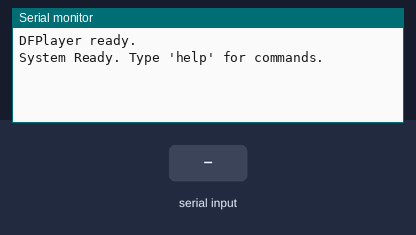
Simulated run of this sketch. Board: Arduino Uno, built with avr-gcc and run on an emulated ATmega328P. On the bench: the last lines printed to the serial monitor. The test bench sets the inputs (shaded band). The audio player accepts every command and is not drawn.

Above: at 1.7 s.
1.8 s: "p \n" received over Serial
At 3.0 s:
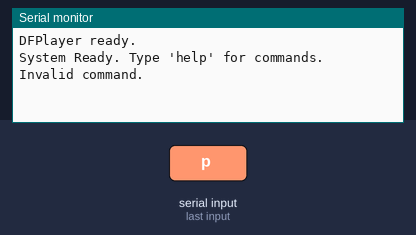
3.3 s: "n\n" received over Serial
At 4.2 s:
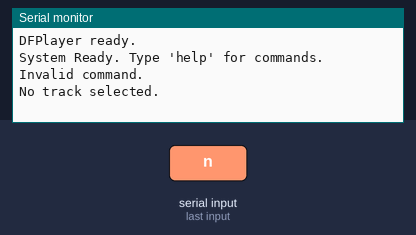
4.8 s: "pause\n" received over Serial
At 5.5 s:
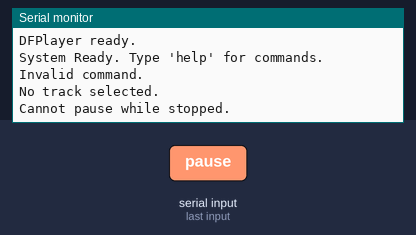
6.3 s: "s\n" received over Serial
At 7.5 s:
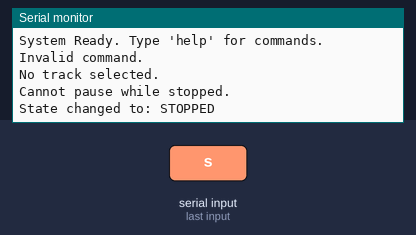
7.8 s: "list\n" received over Serial
At 9.0 s:
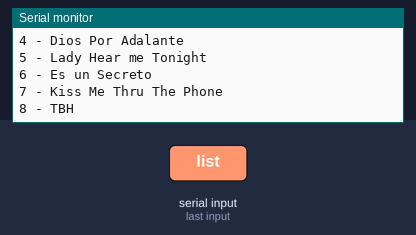
9.3 s: "p 90\n" received over Serial
At 10.0 s:
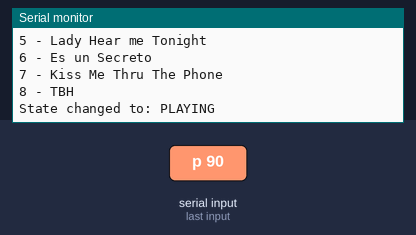

Measured:
- after the input at 1.8 s, the serial monitor: prints a new line at once (image 1)
- after the input at 3.3 s, the serial monitor: prints a new line at once (image 2)
- after the input at 4.8 s, the serial monitor: prints a new line at once (image 3)
- after the input at 6.3 s, the serial monitor: prints a new line at once (image 4)
- after the input at 7.8 s, the serial monitor: prints a new line at once (image 5)
- after the input at 9.3 s, the serial monitor: prints a new line at once (image 6)

The sketch:

MusicPlayer.ino.ino
```cpp
//Brian & Keiry

#include "AudioTrack.h"
#include "Playlist.h"
#include "AudioPlayer.h"

SoftwareSerial dfSerial(2, 3); // RX, TX
AudioPlayer player(&dfSerial);
Playlist playlist;

void setup() {
    Serial.begin(9600);

    player.begin();

    playlist.addTrack(AudioTrack(1, "Mr Saxobeat"));
    playlist.addTrack(AudioTrack(2, "Moscow"));
    playlist.addTrack(AudioTrack(3, "Solo Me Dejaste"));
    playlist.addTrack(AudioTrack(4, "Dios Por Adalante"));
    playlist.addTrack(AudioTrack(5, "Lady Hear me Tonight"));
    playlist.addTrack(AudioTrack(6, "Es un Secreto"));
    playlist.addTrack(AudioTrack(7, "Kiss Me Thru The Phone"));
    playlist.addTrack(AudioTrack(8, "TBH"));

    Serial.println("System Ready. Type 'help' for commands.");
}

void loop() {
    if (Serial.available()) {
        String command = Serial.readStringUntil('\n');
        command.trim();

        if (command.startsWith("p ")) {
            int num = command.substring(2).toInt();
            player.playTrack(num);
        }
        else if (command == "n") {
            player.nextTrack();
        }
        else if (command == "b") {
            player.previousTrack();
        }
        else if (command == "pause") {
            player.pause();
        }
        else if (command == "s") {
            player.stop();
        }
        else if (command.startsWith("v ")) {
            int vol = command.substring(2).toInt();
            player.setVolume(vol);
        }
        else if (command == "list") {
            playlist.listTracks();
        }
        else if (command.startsWith("find ")) {
            String keyword = command.substring(5);
            int result = playlist.findTrackByKeyword(keyword);
            if (result != -1) {
                Serial.print("Found track number: ");
                Serial.println(result);
            } else {
                Serial.println("Track not found.");
            }
        }
        else if (command == "sort") {
            playlist.selectionSortByTitle();
            Serial.println("Playlist sorted.");
        }
        else if (command == "help") {
            Serial.println("Commands:");
            Serial.println("p <num> - Play track");
            Serial.println("n - Next");
            Serial.println("b - Previous");
            Serial.println("pause - Pause/resume");
            Serial.println("s - Stop");
            Serial.println("v <num> - Set volume (0-30)");
            Serial.println("list - Show playlist");
            Serial.println("find <word> - Search");
            Serial.println("sort - Sort playlist");
        }
        else {
            Serial.println("Invalid command.");
        }
    }
}
```

AudioPlayer.cpp
```cpp
#include "AudioPlayer.h"

AudioPlayer::AudioPlayer(SoftwareSerial* serial) {
    dfSerial = serial;
    currentState = PlayerState::STOPPED;
    currentTrack = -1;
    volumeLevel = 15;
}

void AudioPlayer::begin() {
    dfSerial->begin(9600);

    if (!dfPlayer.begin(*dfSerial)) {
        Serial.println("DFPlayer error!");
        currentState = PlayerState::ERROR;
        printState();
        return;
    }

    dfPlayer.volume(volumeLevel);
    Serial.println("DFPlayer ready.");
}

void AudioPlayer::printState() {
    Serial.print("State changed to: ");

    switch (currentState) {
        case PlayerState::STOPPED: Serial.println("STOPPED"); break;
        case PlayerState::PLAYING: Serial.println("PLAYING"); break;
        case PlayerState::PAUSED:  Serial.println("PAUSED");  break;
        case PlayerState::ERROR:   Serial.println("ERROR");   break;
    }
}

void AudioPlayer::playTrack(int trackNumber) {
    if (trackNumber <= 0) {
        Serial.println("Invalid track number.");
        currentState = PlayerState::ERROR;
        printState();
        return;
    }

    dfPlayer.play(trackNumber);
    currentTrack = trackNumber;
    currentState = PlayerState::PLAYING;
    printState();
}

void AudioPlayer::pause() {
    if (currentState == PlayerState::STOPPED) {
        Serial.println("Cannot pause while stopped.");
        return;
    }

    if (currentState == PlayerState::PLAYING) {
        dfPlayer.pause();
        currentState = PlayerState::PAUSED;
    } else if (currentState == PlayerState::PAUSED) {
        dfPlayer.start();
        currentState = PlayerState::PLAYING;
    }

    printState();
}

void AudioPlayer::stop() {
    dfPlayer.stop();
    currentState = PlayerState::STOPPED;
    printState();
}

void AudioPlayer::nextTrack() {
    if (currentTrack == -1) {
        Serial.println("No track selected.");
        return;
    }

    dfPlayer.next();
    currentState = PlayerState::PLAYING;
    printState();
}

void AudioPlayer::previousTrack() {
    if (currentTrack == -1) {
        Serial.println("No track selected.");
        return;
    }

    dfPlayer.previous();
    currentState = PlayerState::PLAYING;
    printState();
}

void AudioPlayer::setVolume(int level) {
    if (level < 0) level = 0;
    if (level > 30) level = 30;

    volumeLevel = level;
    dfPlayer.volume(volumeLevel);

    Serial.print("Volume set to: ");
    Serial.println(volumeLevel);
}

PlayerState AudioPlayer::getState() const {
    return currentState;
}
```

AudioPlayer.h
```cpp
#ifndef AUDIOPLAYER_H
#define AUDIOPLAYER_H

#include <Arduino.h>
#include <SoftwareSerial.h>
#include <DFRobotDFPlayerMini.h>

enum class PlayerState { STOPPED, PLAYING, PAUSED, ERROR };

class AudioPlayer {
private:
    SoftwareSerial* dfSerial;
    DFRobotDFPlayerMini dfPlayer;

    PlayerState currentState;
    int currentTrack;
    int volumeLevel;

    void printState();

public:
    AudioPlayer(SoftwareSerial* serial);

    void begin();

    void playTrack(int trackNumber);
    void pause();
    void stop();
    void nextTrack();
    void previousTrack();
    void setVolume(int level);

    PlayerState getState() const;
};

#endif
```

AudioTrack.cpp
```cpp
#include "AudioTrack.h"

AudioTrack::AudioTrack() {
    trackNumber = 0;
    title = "";
}

AudioTrack::AudioTrack(int number, String title) {
    this->trackNumber = number;
    this->title = title;
}

int AudioTrack::getTrackNumber() const {
    return trackNumber;
}

String AudioTrack::getTitle() const {
    return title;
}
```

AudioTrack.h
```cpp
#ifndef AUDIOTRACK_H
#define AUDIOTRACK_H

#include <Arduino.h>

class AudioTrack {
private:
    int trackNumber;
    String title;

public:
    AudioTrack();
    AudioTrack(int number, String title);

    int getTrackNumber() const;
    String getTitle() const;
};

#endif
```

PlayList.cpp
```cpp
#include "Playlist.h"

Playlist::Playlist() {
    trackCount = 0;
}

void Playlist::addTrack(const AudioTrack& track) {
    if (trackCount < MAX_TRACKS) {
        tracks[trackCount++] = track;
    }
}

void Playlist::listTracks() const {
    Serial.println("---- Playlist ----");
    for (int i = 0; i < trackCount; i++) {
        Serial.print(tracks[i].getTrackNumber());
        Serial.print(" - ");
        Serial.println(tracks[i].getTitle());
    }
}

int Playlist::findTrackByKeyword(String keyword) const {
    for (int i = 0; i < trackCount; i++) {
        if (tracks[i].getTitle().indexOf(keyword) >= 0) {
            return tracks[i].getTrackNumber();
        }
    }
    return -1;
}

void Playlist::selectionSortByTitle() {
    for (int i = 0; i < trackCount - 1; i++) {
        int minIndex = i;
        for (int j = i + 1; j < trackCount; j++) {
            if (tracks[j].getTitle() < tracks[minIndex].getTitle()) {
                minIndex = j;
            }
        }

        if (minIndex != i) {
            AudioTrack temp = tracks[i];
            tracks[i] = tracks[minIndex];
            tracks[minIndex] = temp;
        }
    }
}

int Playlist::getTrackCount() const {
    return trackCount;
}

AudioTrack Playlist::getTrack(int index) const {
    if (index >= 0 && index < trackCount) {
        return tracks[index];
    }
    return AudioTrack();
}
```

PlayList.h
```cpp
#ifndef PLAYLIST_H
#define PLAYLIST_H

#include "AudioTrack.h"

const int MAX_TRACKS = 10;

class Playlist {
private:
    AudioTrack tracks[MAX_TRACKS];
    int trackCount;

public:
    Playlist();

    void addTrack(const AudioTrack& track);
    void listTracks() const;
    int findTrackByKeyword(String keyword) const;
    void selectionSortByTitle();

    int getTrackCount() const;
    AudioTrack getTrack(int index) const;
};

#endif
```
